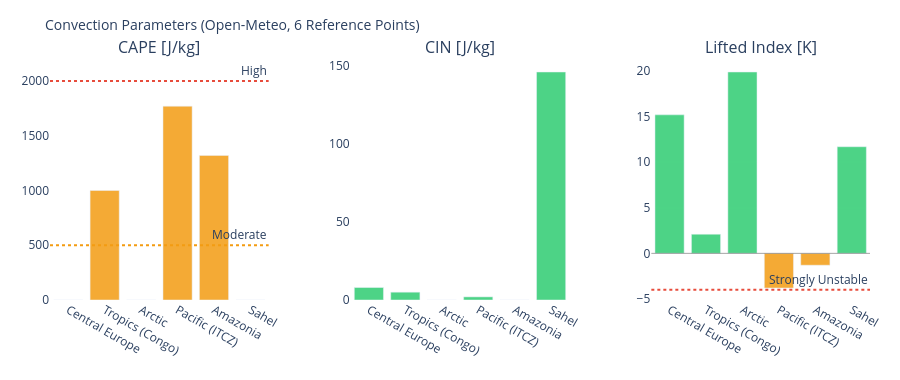

Notebook source saved alongside this figure:
### Markdown cell above
---
## 3. Visualizations

### Code cell
# ============================================================
# CAPE / CIN / LIFTED INDEX – Convection potential
# ============================================================

if not df_atm.empty:
    fig = make_subplots(
        rows=1, cols=3,
        subplot_titles=['CAPE [J/kg]', 'CIN [J/kg]', 'Lifted Index [K]'],
        horizontal_spacing=0.1
    )
    pts = df_atm['point'].tolist()
    pt_colors = ['#E85D24','#185FA5','#888780','#378ADD','#639922','#F2A623']

    # CAPE – höher = mehr Gewitterpotential
    cape_vals = df_atm['cape'].fillna(0).tolist()
    cape_colors = ['#e74c3c' if v > 2000 else '#f39c12' if v > 500 else '#2ecc71'
                   for v in cape_vals]
    fig.add_trace(go.Bar(x=pts, y=cape_vals, marker_color=cape_colors,
                         opacity=0.85, showlegend=False), row=1, col=1)
    fig.add_hline(y=2000, line_dash='dot', line_color='#e74c3c',
                  annotation_text='High', row=1, col=1)
    fig.add_hline(y=500,  line_dash='dot', line_color='#f39c12',
                  annotation_text='Moderate', row=1, col=1)

    # CIN – negativer = stärker gedeckelt (weniger Auslöse)
    cin_vals = df_atm['cin'].fillna(0).tolist()
    cin_colors = ['#e74c3c' if v < -200 else '#f39c12' if v < -50 else '#2ecc71'
                  for v in cin_vals]
    fig.add_trace(go.Bar(x=pts, y=cin_vals, marker_color=cin_colors,
                         opacity=0.85, showlegend=False), row=1, col=2)

    # Lifted Index – negativ = instabil
    li_vals = df_atm['li'].fillna(0).tolist()
    li_colors = ['#e74c3c' if v < -4 else '#f39c12' if v < 0 else '#2ecc71'
                 for v in li_vals]
    fig.add_trace(go.Bar(x=pts, y=li_vals, marker_color=li_colors,
                         opacity=0.85, showlegend=False), row=1, col=3)
    fig.add_hline(y=0, line_color='gray', line_width=0.7, row=1, col=3)
    fig.add_hline(y=-4, line_dash='dot', line_color='#e74c3c',
                  annotation_text='Strongly Unstable', row=1, col=3)

    fig.update_layout(
        title=dict(text='Convection Parameters (Open-Meteo, 6 Reference Points)', font=dict(size=14)),
        height=380, plot_bgcolor='rgba(0,0,0,0)', paper_bgcolor='rgba(0,0,0,0)',
        margin=dict(l=50, r=30, t=60, b=80)
    )
    fig.update_xaxes(tickangle=30)
    fig.show()

### Figure 1 — Plotly figure (JSON) as saved in the notebook; plotly's stock layout.template omitted (floating-point values rounded to 4 significant figures)
{"data": [{"marker": {"color": ["#2ecc71", "#f39c12", "#2ecc71", "#f39c12", "#f39c12", "#2ecc71"]}, "opacity": 0.85, "showlegend": false, "type": "bar", "x": ["Central Europe", "Tropics (Congo)", "Arctic", "Pacific (ITCZ)", "Amazonia", "Sahel"], "xaxis": "x", "y": [0.0, 1000.0, 0.0, 1770.0, 1320.0, 0.0], "yaxis": "y"}, {"marker": {"color": ["#2ecc71", "#2ecc71", "#2ecc71", "#2ecc71", "#2ecc71", "#2ecc71"]}, "opacity": 0.85, "showlegend": false, "type": "bar", "x": ["Central Europe", "Tropics (Congo)", "Arctic", "Pacific (ITCZ)", "Amazonia", "Sahel"], "xaxis": "x2", "y": [8.0, 5.0, 0.0, 2.0, 0.0, 146.0], "yaxis": "y2"}, {"marker": {"color": ["#2ecc71", "#2ecc71", "#2ecc71", "#f39c12", "#f39c12", "#2ecc71"]}, "opacity": 0.85, "showlegend": false, "type": "bar", "x": ["Central Europe", "Tropics (Congo)", "Arctic", "Pacific (ITCZ)", "Amazonia", "Sahel"], "xaxis": "x3", "y": [15.2, 2.1, 19.9, -3.8, -1.3, 11.7], "yaxis": "y3"}], "layout": {"annotations": [{"font": {"size": 16}, "showarrow": false, "text": "CAPE [J/kg]", "x": 0.1333, "xanchor": "center", "xref": "paper", "y": 1.0, "yanchor": "bottom", "yref": "paper"}, {"font": {"size": 16}, "showarrow": false, "text": "CIN [J/kg]", "x": 0.5, "xanchor": "center", "xref": "paper", "y": 1.0, "yanchor": "bottom", "yref": "paper"}, {"font": {"size": 16}, "showarrow": false, "text": "Lifted Index [K]", "x": 0.8667, "xanchor": "center", "xref": "paper", "y": 1.0, "yanchor": "bottom", "yref": "paper"}, {"showarrow": false, "text": "High", "x": 1, "xanchor": "right", "xref": "x domain", "y": 2000, "yanchor": "bottom", "yref": "y"}, {"showarrow": false, "text": "Moderate", "x": 1, "xanchor": "right", "xref": "x domain", "y": 500, "yanchor": "bottom", "yref": "y"}, {"showarrow": false, "text": "Strongly Unstable", "x": 1, "xanchor": "right", "xref": "x3 domain", "y": -4, "yanchor": "bottom", "yref": "y3"}], "height": 380, "margin": {"b": 80, "l": 50, "r": 30, "t": 60}, "paper_bgcolor": "rgba(0,0,0,0)", "plot_bgcolor": "rgba(0,0,0,0)", "shapes": [{"line": {"color": "#e74c3c", "dash": "dot"}, "type": "line", "x0": 0, "x1": 1, "xref": "x domain", "y0": 2000, "y1": 2000, "yref": "y"}, {"line": {"color": "#f39c12", "dash": "dot"}, "type": "line", "x0": 0, "x1": 1, "xref": "x domain", "y0": 500, "y1": 500, "yref": "y"}, {"line": {"color": "gray", "width": 0.7}, "type": "line", "x0": 0, "x1": 1, "xref": "x3 domain", "y0": 0, "y1": 0, "yref": "y3"}, {"line": {"color": "#e74c3c", "dash": "dot"}, "type": "line", "x0": 0, "x1": 1, "xref": "x3 domain", "y0": -4, "y1": -4, "yref": "y3"}], "title": {"font": {"size": 14}, "text": "Convection Parameters (Open-Meteo, 6 Reference Points)"}, "xaxis": {"anchor": "y", "domain": [0.0, 0.2667], "tickangle": 30}, "xaxis2": {"anchor": "y2", "domain": [0.3667, 0.6333], "tickangle": 30}, "xaxis3": {"anchor": "y3", "domain": [0.7333, 1.0], "tickangle": 30}, "yaxis": {"anchor": "x", "domain": [0.0, 1.0]}, "yaxis2": {"anchor": "x2", "domain": [0.0, 1.0]}, "yaxis3": {"anchor": "x3", "domain": [0.0, 1.0]}}}
